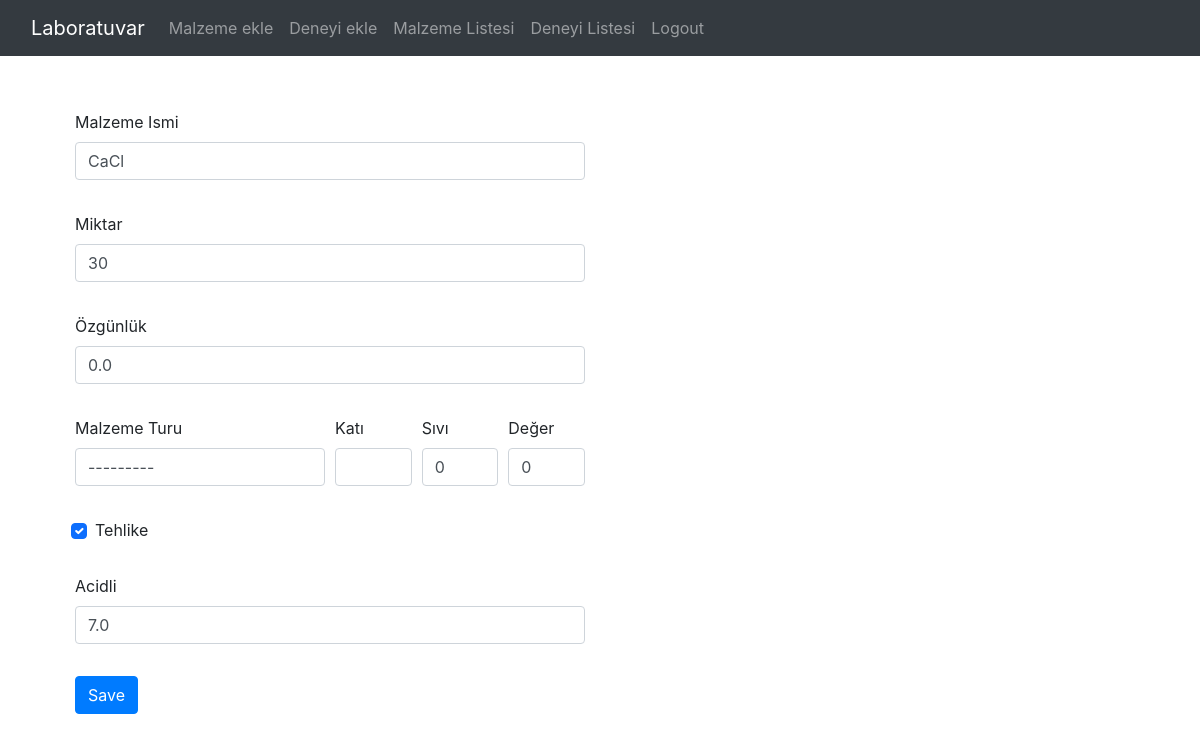
/update_items/3/ (signed in), run on the app's committed database.
### Lab/models.py (models this page shows, shortened)
class Material(models.Model):
	adi = models.CharField('Malzeme Ismi', max_length=120, default='', blank=True, null=True)  # 1 malzemelerin ismi
	miktar = models.IntegerField(default='0', blank=True, null=True)  # malzemelerin miktari
	CHOICES = (('kati','katı'),
		      ('sivi','sıvı'),
		      ('gaz', 'gaz'),
		      )
	Materialtype = models.CharField('Malzeme Turu',max_length=5, default='', blank=True, null=True,choices=CHOICES)
	kati = models.CharField('Katı',max_length=120, default='', blank=True, null=True)
	sivi = models.IntegerField('Sıvı',default='0', blank=True, null=True)
	deger  = models.IntegerField('Değer',default='0', blank=True, null=True)
	özgünlük = models.IntegerField('Özgünlük', default='0', blank=True, null=True)
	tehlike = models.BooleanField(default=False)
	acidli = models.FloatField(default='0', blank=True, null=True)
	class Meta:
		verbose_name_plural='Malzemeler'

### Lab/views.py (the view)
# urls.py: path('update_items/<str:pk>/', views.update_malzeme, name="update-malzeme"),
def update_malzeme(request, pk):
	queryset = Material.objects.get(id=pk)
	form = MalzemeUpdateForm(instance=queryset)
	if request.method == 'POST':
		form = MalzemeUpdateForm(request.POST, instance=queryset)
		if form.is_valid():
			form.save()
			return redirect('malzeme-listesi')
	context = {
		'form':form
	}
	return render(request, 'add_malzeme.html', context)

### Lab/forms.py
class MalzemeUpdateForm(forms.ModelForm):
	class Meta:
		model = Material
		fields = [
					'adi','miktar','özgünlük',
					'Materialtype','kati','sivi',
					'deger','tehlike','acidli',
			]

### Templates/add_malzeme.html (shortened to what this page needs)
 {% extends 'base.html' %}
{% load static %}
{% load crispy_forms_tags %}
{% block content %}
{% if user.is_authenticated %}
<!DOCTYPE html>
<html>
<head>
	<link rel="stylesheet" type="text/css" href="https://stackpath.bootstrapcdn.com/bootstrap/4.5.2/css/bootstrap.min.css">
	<link href="{% static '/css/stylesheet.css' %}" rel="stylesheet">
</head>
<body>
<div class="myForm">
    <form method='POST' action=''>{% csrf_token %}
        <div class="row">
            <div class='col-sm-6'>
				<div class="form-row">
                  <div class="form-group col-md-12">
                    {{ form.adi|as_crispy_field }}
                  </div>
                  <div class="form-group col-md-12">
                    {{ form.miktar|as_crispy_field }}
                  </div>
                  <div class="form-group col-md-12">
                    {{ form.özgünlük|as_crispy_field }}
                  </div>
                </div>
                <div class="form-row">
                  <div class="form-group col-md-6">
                    {{ form.Materialtype|as_crispy_field }}
                  </div>
                  <div class="form-group col-md-2">
                    {{ form.kati|as_crispy_field }}
                  </div>
                  <div class="form-group col-md-2">
                    {{ form.sivi|as_crispy_field }}
                  </div>
                  <div class="form-group col-md-2">
                    {{ form.deger|as_crispy_field }}
                  </div>
                </div>
                <div class="form-row">
                  <div class="form-group col-md-12">
                    {{ form.tehlike|as_crispy_field }}
                  </div>
                  <div class="form-group col-md-12">
                    {{ form.acidli|as_crispy_field }}
                  </div>
                </div>
                <button type="submit" class="btn btn-primary">Save</button>
            </div>
        </div>
    </form>
</div>
</body>
{% else %}
<h1>Sorry! You Must Be Logged In To View This Page...</h1>
<a href="{% url 'login' %}">Login Here</a>
{% endif %}
{% endblock %}

### static/css/stylesheet.css (style rules this page uses)
.myForm { margin: 30px; }

### data on the page
Material: adi "CaCl", miktar "30", özgünlük|as_crispy_field "0.0", Materialtype "---------", sivi "0", deger "0", tehlike "☑", acidli "7.0"
